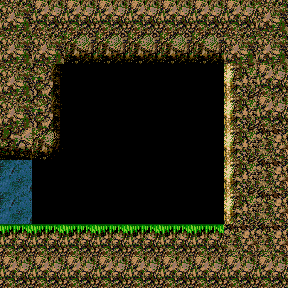

Tiled map render using the project's own tile images. Description and the map definition, with tile-layer contents summarised, below:
An orthogonal 9x9 tile map with 32x32 px tiles, 2 tile layers (Foreground, Sensor), 1 hidden layer not drawn.

<map version="1.0" orientation="orthogonal" renderorder="right-down" width="9" height="9" tilewidth="32" tileheight="32" nextobjectid="1">
 <tileset firstgid="1" name="mylevel1_tiles" tilewidth="32" tileheight="32">
  <image source="mylevel1_tiles.png" width="256" height="768" />
 </tileset>
 <layer name="Background" width="9" height="9" visible="0">
  <data>[81 cells, 81 non-empty, 1 distinct tile ids]</data>
 </layer>
 <layer name="Foreground" width="9" height="9">
  <data>[81 cells, 52 non-empty, 9 distinct tile ids]</data>
 </layer>
 <layer name="Sensor" width="9" height="9">
  <data>[81 cells, 2 non-empty, 1 distinct tile ids]</data>
 </layer>
</map>
